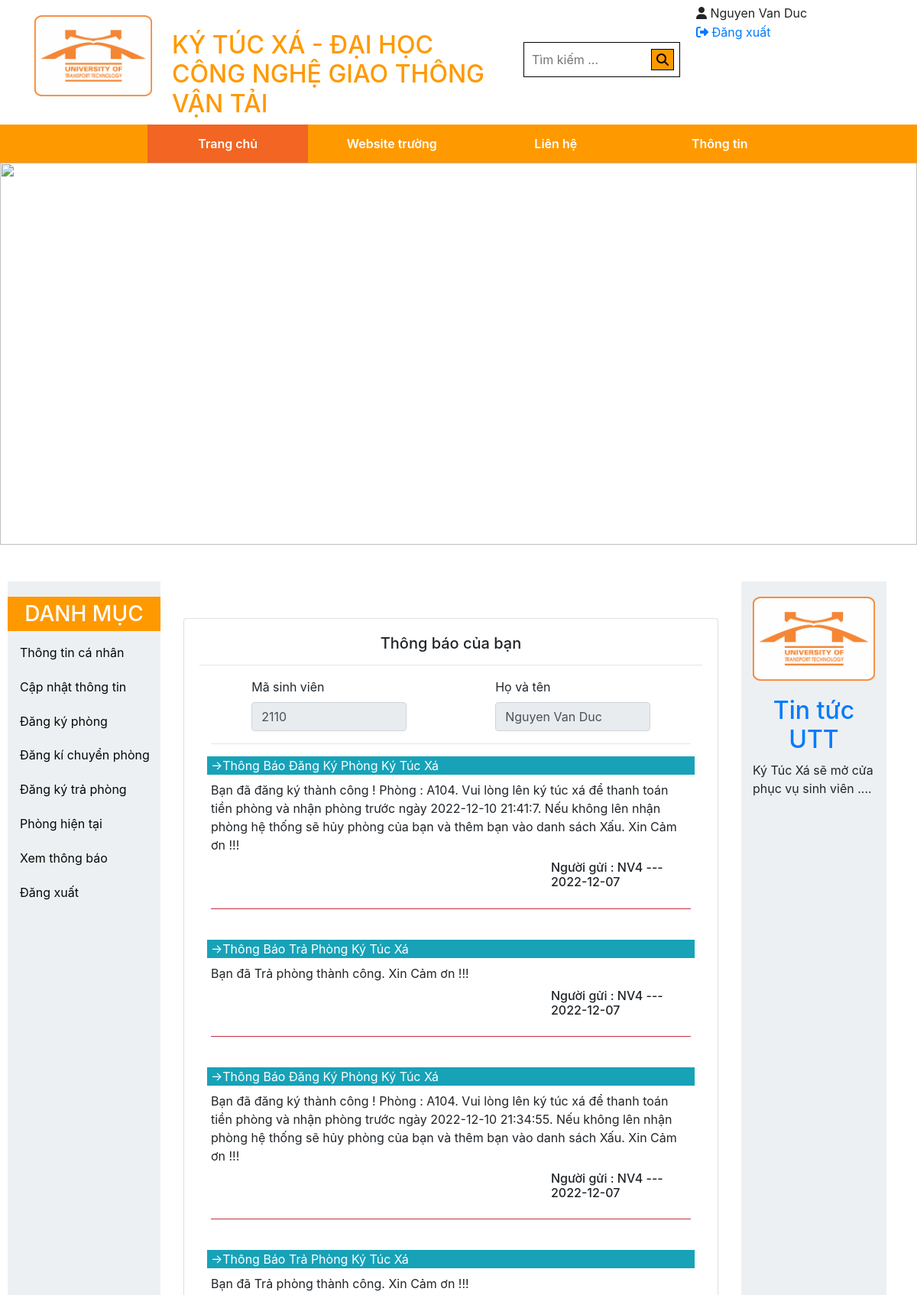
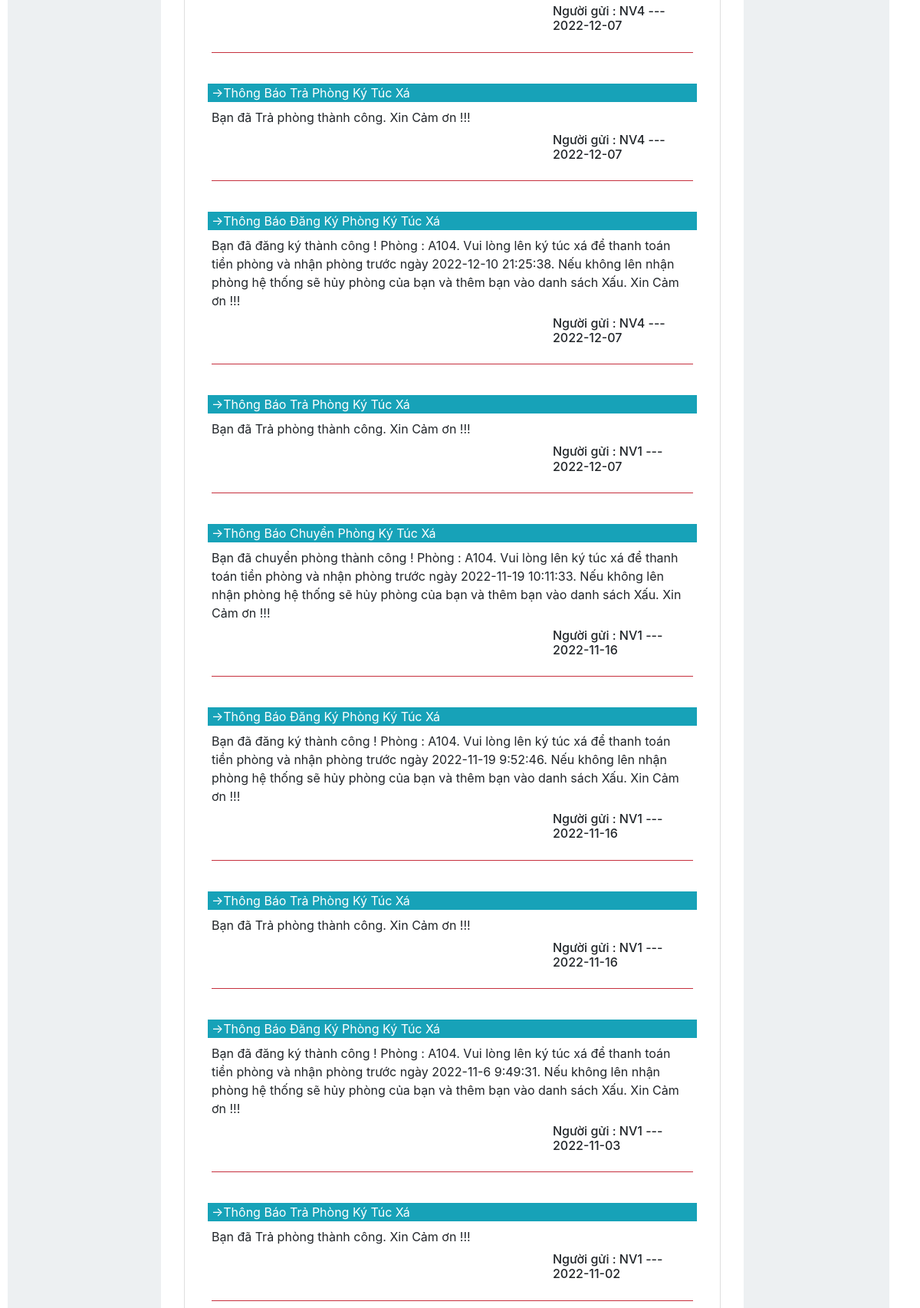
Page /index.php?action=xemthongbao (signed in, upper part) on the committed database (2 pictures, top to bottom).
### tables this page shows
CREATE TABLE `sinhvien` (
  `MaSV` bigint(50) NOT NULL,
  `HoTen` varchar(50) NOT NULL,
  `GioiTinh` varchar(10) NOT NULL,
  `NgaySinh` date DEFAULT NULL,
  `DiaChi` varchar(50) DEFAULT NULL,
  `SDT` bigint(12) DEFAULT NULL,
  `MatKhau` varchar(50) DEFAULT NULL
);

CREATE TABLE `thongbao` (
  `MaTB` int(11) NOT NULL,
  `MaSV` bigint(20) NOT NULL,
  `MaNV` varchar(20) NOT NULL,
  `TieuDe` varchar(100) NOT NULL,
  `NoiDung` varchar(500) NOT NULL,
  `LoaiTB` varchar(10) DEFAULT NULL,
  `NgayTB` date DEFAULT current_timestamp()
);

### view/thongbao.php (the view)
<?php
  if (isset($_SESSION['sv_login'])) {
       $sv=$_SESSION['sv_login'];
    $masv=$sv['MaSV'];
    $sql="select * from sinhvien where MaSV=$masv";
    $rs=mysqli_query($conn,$sql);
    $row=mysqli_fetch_array($rs);
    $sql2="select * from thongbao where MaSV=$masv order by NgayTB DESC , MaTB DESC";
    $rs2=mysqli_query($conn,$sql2);
?>
    <div class="cart">
      <div class="col-sm-12  mx-auto">
        <div class="card card-signin my-5">
          <div class="card-body">
          <h5 class="card-title text-center">Thông báo của bạn</h5><hr>
           <div class="col-md-12 m-auto" action="" method="">
              <div class="form-row ">
                 <div class="form-group col-sm-4 m-auto">
                    <label for="masv">Mã sinh viên</label>
                    <input type="text" class="form-control" id="masv" value="<?php echo $row['MaSV'] ?>" disabled>
                 </div>
                 <div class="form-group col-sm-4 m-auto">
                    <label for="hoten">Họ và tên</label>
                    <input type="text" class="form-control" id="hoten" value="<?php echo $row['HoTen'] ?>" disabled>
                 </div>
              </div><hr>
           </div>
<?php while ($row2=mysqli_fetch_array($rs2)) { ?>
           <div class="col-md-12 m-auto">
              <div class="form-row ">
                    <label class="badge-info col-md-12">-><?php echo $row2['TieuDe'] ;?></label>
                    <label class="badge-lightcol-md-6"><?php echo $row2['NoiDung'] ;?></label>
                 </div>
                 <div class="form-row ">
                    <h6 style="margin-left: 450px;"><?php echo 'Người gửi : '.$row2['MaNV'].' --- '.$row2['NgayTB'];?></h6>
                 </div>
                 <hr class="badge-danger">
         </div><br>
<?php } ?>
         </div>
       </div>
     </div>
   </div>
<?php }?>

### rows in the picture
sinhvien: MaSV "2110", HoTen "Nguyen Van Duc"
thongbao: TieuDe "Thông Báo Đăng Ký Phòng Ký Túc Xá", NoiDung "Bạn đã đăng ký thành công ! Phòng : A104. Vui lòng lên ký túc xá để thanh toán tiền phòng và nhận phòng trước ngày 2022-12-10 21:41:7. Nếu không lên nhận phòng hệ thống sẽ hủy phòng của bạn và thêm bạn vào danh sách Xấu. Xin Cảm ơn !!!", MaNV "NV4", NgayTB "2022-12-07"
thongbao: TieuDe "Thông Báo Trả Phòng Ký Túc Xá", NoiDung "Bạn đã Trả phòng thành công. Xin Cảm ơn !!!", MaNV "NV4", NgayTB "2022-12-07"
thongbao: TieuDe "Thông Báo Đăng Ký Phòng Ký Túc Xá", NoiDung "Bạn đã đăng ký thành công ! Phòng : A104. Vui lòng lên ký túc xá để thanh toán tiền phòng và nhận phòng trước ngày 2022-12-10 21:34:55. Nếu không lên nhận phòng hệ thống sẽ hủy phòng của bạn và thêm bạn vào danh sách Xấu. Xin Cảm ơn !!!", MaNV "NV4", NgayTB "2022-12-07"
thongbao: TieuDe "Thông Báo Trả Phòng Ký Túc Xá", NoiDung "Bạn đã Trả phòng thành công. Xin Cảm ơn !!!", MaNV "NV4", NgayTB "2022-12-07"
thongbao: TieuDe "Thông Báo Trả Phòng Ký Túc Xá", NoiDung "Bạn đã Trả phòng thành công. Xin Cảm ơn !!!", MaNV "NV4", NgayTB "2022-12-07"
thongbao: TieuDe "Thông Báo Đăng Ký Phòng Ký Túc Xá", NoiDung "Bạn đã đăng ký thành công ! Phòng : A104. Vui lòng lên ký túc xá để thanh toán tiền phòng và nhận phòng trước ngày 2022-12-10 21:25:38. Nếu không lên nhận phòng hệ thống sẽ hủy phòng của bạn và thêm bạn vào danh sách Xấu. Xin Cảm ơn !!!", MaNV "NV4", NgayTB "2022-12-07"
thongbao: TieuDe "Thông Báo Trả Phòng Ký Túc Xá", NoiDung "Bạn đã Trả phòng thành công. Xin Cảm ơn !!!", MaNV "NV1", NgayTB "2022-12-07"
thongbao: TieuDe "Thông Báo Chuyển Phòng Ký Túc Xá", NoiDung "Bạn đã chuyển phòng thành công ! Phòng : A104. Vui lòng lên ký túc xá để thanh toán tiền phòng và nhận phòng trước ngày 2022-11-19 10:11:33. Nếu không lên nhận phòng hệ thống sẽ hủy phòng của bạn và thêm bạn vào danh sách Xấu. Xin Cảm ơn !!!", MaNV "NV1", NgayTB "2022-11-16"
thongbao: TieuDe "Thông Báo Đăng Ký Phòng Ký Túc Xá", NoiDung "Bạn đã đăng ký thành công ! Phòng : A104. Vui lòng lên ký túc xá để thanh toán tiền phòng và nhận phòng trước ngày 2022-11-19 9:52:46. Nếu không lên nhận phòng hệ thống sẽ hủy phòng của bạn và thêm bạn vào danh sách Xấu. Xin Cảm ơn !!!", MaNV "NV1", NgayTB "2022-11-16"
thongbao: TieuDe "Thông Báo Trả Phòng Ký Túc Xá", NoiDung "Bạn đã Trả phòng thành công. Xin Cảm ơn !!!", MaNV "NV1", NgayTB "2022-11-16"
thongbao: TieuDe "Thông Báo Đăng Ký Phòng Ký Túc Xá", NoiDung "Bạn đã đăng ký thành công ! Phòng : A104. Vui lòng lên ký túc xá để thanh toán tiền phòng và nhận phòng trước ngày 2022-11-6 9:49:31. Nếu không lên nhận phòng hệ thống sẽ hủy phòng của bạn và thêm bạn vào danh sách Xấu. Xin Cảm ơn !!!", MaNV "NV1", NgayTB "2022-11-03"
thongbao: TieuDe "Thông Báo Trả Phòng Ký Túc Xá", NoiDung "Bạn đã Trả phòng thành công. Xin Cảm ơn !!!", MaNV "NV1", NgayTB "2022-11-02"

### other values in the picture
$vs['HoTen'] "Nguyen Van Duc"
